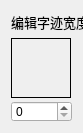
<?xml version="1.0" encoding="UTF-8"?>
<ui version="4.0">
 <class>LineWidthEdit</class>
 <widget class="QWidget" name="LineWidthEdit">
  <property name="geometry">
   <rect>
    <x>0</x>
    <y>0</y>
    <width>83</width>
    <height>133</height>
   </rect>
  </property>
  <property name="minimumSize">
   <size>
    <width>83</width>
    <height>133</height>
   </size>
  </property>
  <property name="maximumSize">
   <size>
    <width>102</width>
    <height>133</height>
   </size>
  </property>
  <property name="windowTitle">
   <string>Form</string>
  </property>
  <layout class="QVBoxLayout" name="verticalLayout">
   <item>
    <widget class="QLabel" name="label">
     <property name="minimumSize">
      <size>
       <width>90</width>
       <height>21</height>
      </size>
     </property>
     <property name="maximumSize">
      <size>
       <width>90</width>
       <height>21</height>
      </size>
     </property>
     <property name="font">
      <font>
       <pointsize>10</pointsize>
      </font>
     </property>
     <property name="text">
      <string>编辑字迹宽度</string>
     </property>
    </widget>
   </item>
   <item>
    <widget class="QFrame" name="lineWidthDisplayFrame">
     <property name="minimumSize">
      <size>
       <width>60</width>
       <height>60</height>
      </size>
     </property>
     <property name="maximumSize">
      <size>
       <width>60</width>
       <height>60</height>
      </size>
     </property>
     <property name="frameShape">
      <enum>QFrame::Box</enum>
     </property>
     <property name="frameShadow">
      <enum>QFrame::Plain</enum>
     </property>
     <property name="lineWidth">
      <number>1</number>
     </property>
    </widget>
   </item>
   <item>
    <widget class="QSpinBox" name="lineWidthSpinBox">
     <property name="minimumSize">
      <size>
       <width>61</width>
       <height>21</height>
      </size>
     </property>
     <property name="maximumSize">
      <size>
       <width>61</width>
       <height>21</height>
      </size>
     </property>
    </widget>
   </item>
  </layout>
 </widget>
 <resources/>
 <connections/>
</ui>
